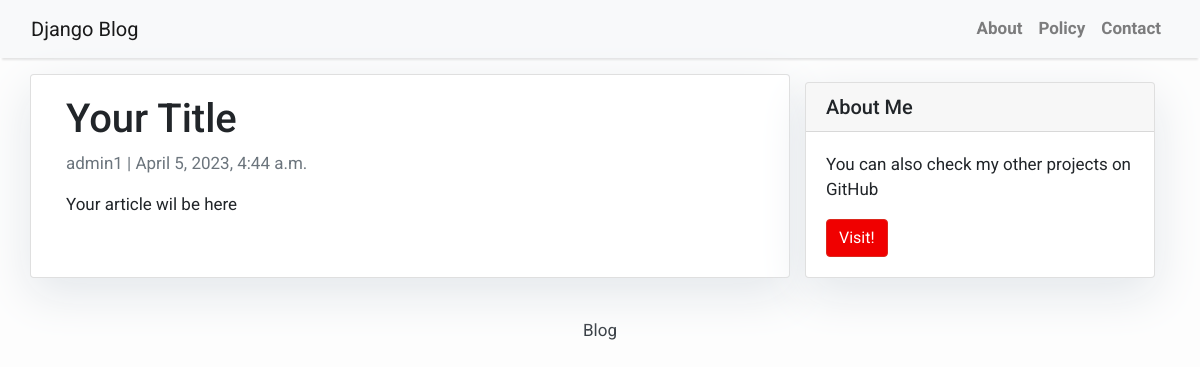
The app's page /your-title/ with its own data.
### app/models.py (models this page shows, shortened)
class Post(models.Model):
    title = models.CharField(max_length=200, unique=True)
    slug = models.SlugField(max_length=200, unique=True)
    author = models.ForeignKey(User, on_delete= models.CASCADE,related_name='blog_posts')
    updated_on = models.DateTimeField(auto_now= True)
    content = models.TextField()
    created_on = models.DateTimeField(auto_now_add=True)
    status = models.IntegerField(choices=STATUS, default=0)
    class Meta:
        ordering = ['-created_on']

### app/views.py (the view)
# urls.py: path('<slug:slug>/', views.PostDetail.as_view(), name='post_detail')
class PostDetail(generic.DetailView):
    model = Post
    template_name = 'post_detail.html'

### app/templates/post_detail.html
{% extends 'base.html' %} {% block content %}
<div class="container">
  <div class="row">
    <div class="col-md-8 card mb-4  mt-3 left  top">
      <div class="card-body">
        <h1>{% block title %} {{ object.title }} {% endblock title %}</h1>
        <p class=" text-muted">{{ post.author }} | {{ post.created_on }}</p>
        <p class="card-text ">{{ object.content | safe }}</p>
      </div>
    </div>
    {% block sidebar %} {% include 'sidebar.html' %} {% endblock sidebar %}
  </div>
</div>
{% endblock content %}

### app/templates/base.html (style rules this page uses)
body { font-family: "Roboto", sans-serif; font-size: 17px; background-color: #fdfdfd; }

### app/templates/sidebar.html (style rules this page uses)
.card { box-shadow: 0 16px 48px #E3E7EB; }

### records on screen
Post: title "Your Title", author "admin1", created_on "April 5, 2023, 4:44 a.m.", content "Your article wil be here"
